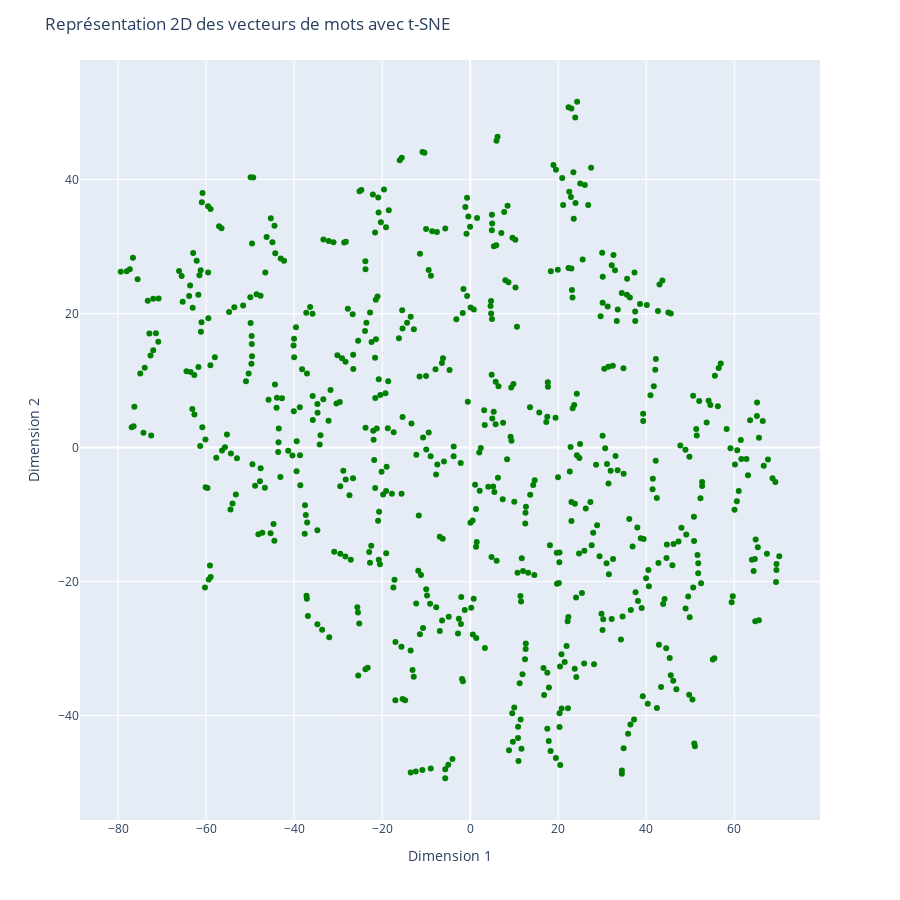

Source (notebook cell):
### Code cell
# Créer un graphique dynamique avec Plotly
fig = px.scatter(df_vectors, x='x', y='y', hover_name='word', color_discrete_sequence=['green'])
fig.update_traces(textposition='top center', showlegend=False)
fig.update_layout(title='Représentation 2D des vecteurs de mots avec t-SNE',
                  xaxis=dict(title='Dimension 1'),
                  yaxis=dict(title='Dimension 2'),
                  hoverlabel=dict(font_size=16),  # Ajuster la taille de la police pour l'étiquette de survol
                  width=900,  # Largeur de la figure en pixels
                  height=900)  # Hauteur de la figure en pixels)
fig.show()

### Figure 1 — Plotly figure (JSON) as saved in the notebook; plotly's stock layout.template omitted (floating-point values rounded to 4 significant figures; data arrays with more than 128 entries replaced by an {"elided": "..."} marker saying what was removed)
{"data": [{"hovertemplate": "<b>%{hovertext}</b><br><br>x=%{x}<br>y=%{y}<extra></extra>", "hovertext": {"elided": "639 str values"}, "legendgroup": "", "marker": {"color": "green", "symbol": "circle"}, "mode": "markers", "name": "", "orientation": "v", "showlegend": false, "textposition": "top center", "type": "scatter", "x": {"elided": "639 float values"}, "xaxis": "x", "y": {"elided": "639 float values"}, "yaxis": "y"}], "layout": {"height": 900, "hoverlabel": {"font": {"size": 16}}, "legend": {"tracegroupgap": 0}, "margin": {"t": 60}, "title": {"text": "Représentation 2D des vecteurs de mots avec t-SNE"}, "width": 900, "xaxis": {"anchor": "y", "domain": [0, 1], "title": {"text": "Dimension 1"}}, "yaxis": {"anchor": "x", "domain": [0, 1], "title": {"text": "Dimension 2"}}}}
